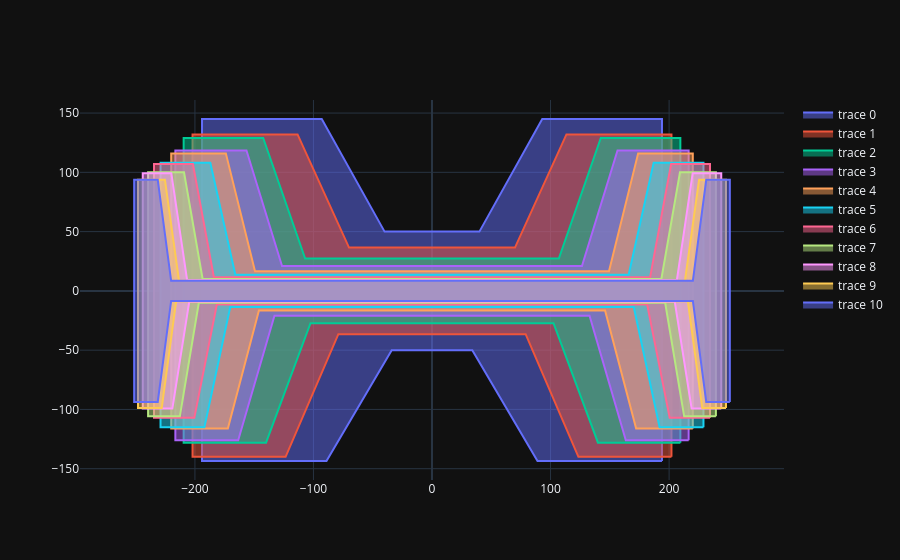

The code cell stored with this chart in its notebook:
### Code cell
beams = [HBeam(c.w, c.s, c.au,c.al,c.bu,c.bl,c.hu,c.hl) for c in calibration.itertuples(index=False)]
plot_geoms([b.cross_section for b in beams])
